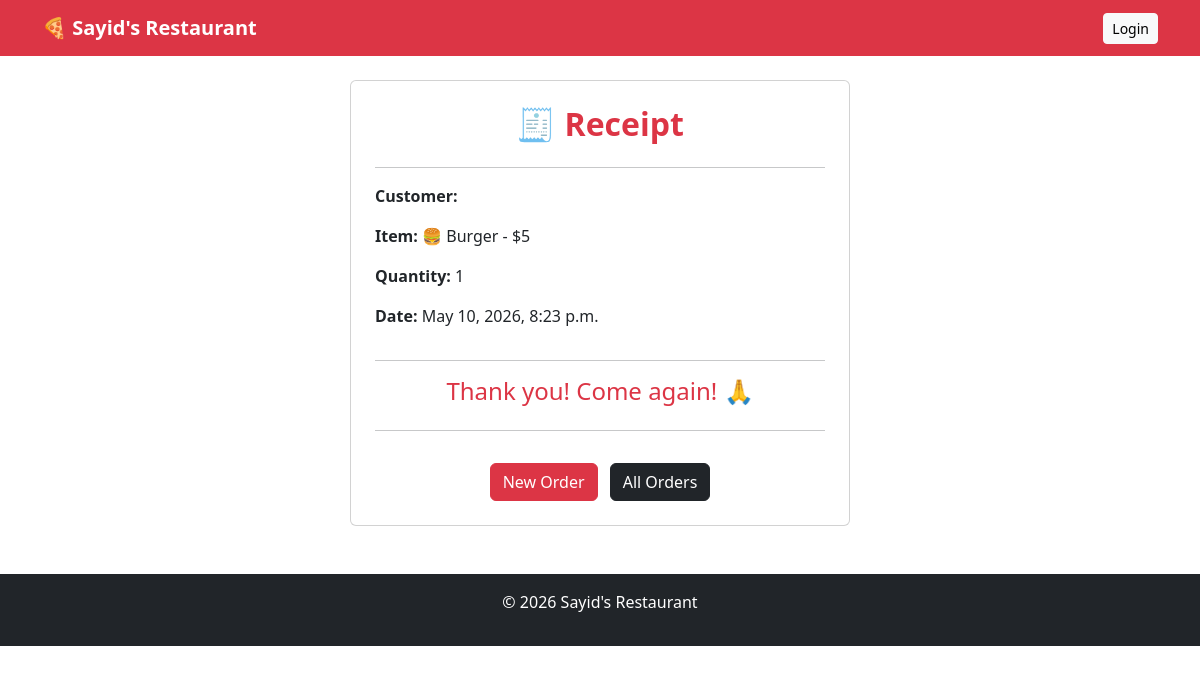
The app's page /receipt/11/ with its own data.
### menu/models.py (models this page shows, shortened)
class Order(models.Model):
    customer_name = models.CharField(max_length=100)
    item = models.CharField(max_length=100)
    quantity = models.IntegerField(default=1)
    date = models.DateTimeField(auto_now_add=True)

### menu/views.py (the view)
# urls.py: path('receipt/<int:pk>/', views.receipt, name='receipt'),
def receipt(request, pk):
    order = Order.objects.get(pk=pk)
    return render(request, 'menu/receipt.html', {'order': order})

### menu/templates/menu/receipt.html (shortened to what this page needs)
{% extends 'base.html' %}
{% block content %}
<div class="card p-4" style="max-width: 500px; margin: auto;">
    <h2 class="text-center fw-bold text-danger">🧾 Receipt</h2>
    <hr>
    <p><strong>Customer:</strong> {{ order.customer_name }}</p>
    <p><strong>Item:</strong> {{ order.item }}</p>
    <p><strong>Quantity:</strong> {{ order.quantity }}</p>
    <p><strong>Date:</strong> {{ order.date }}</p>
    <hr>
    <h4 class="text-center text-danger">Thank you! Come again! 🙏</h4>
    <hr>
    <div class="text-center mt-3">
        <a href="/order/" class="btn btn-danger me-2">New Order</a>
        <a href="/orders/" class="btn btn-dark">All Orders</a>
    </div>
</div>
{% endblock %}

### records on screen
Order: item "🍔 Burger - $5", quantity "1", date "May 10, 2026, 8:23 p.m."
